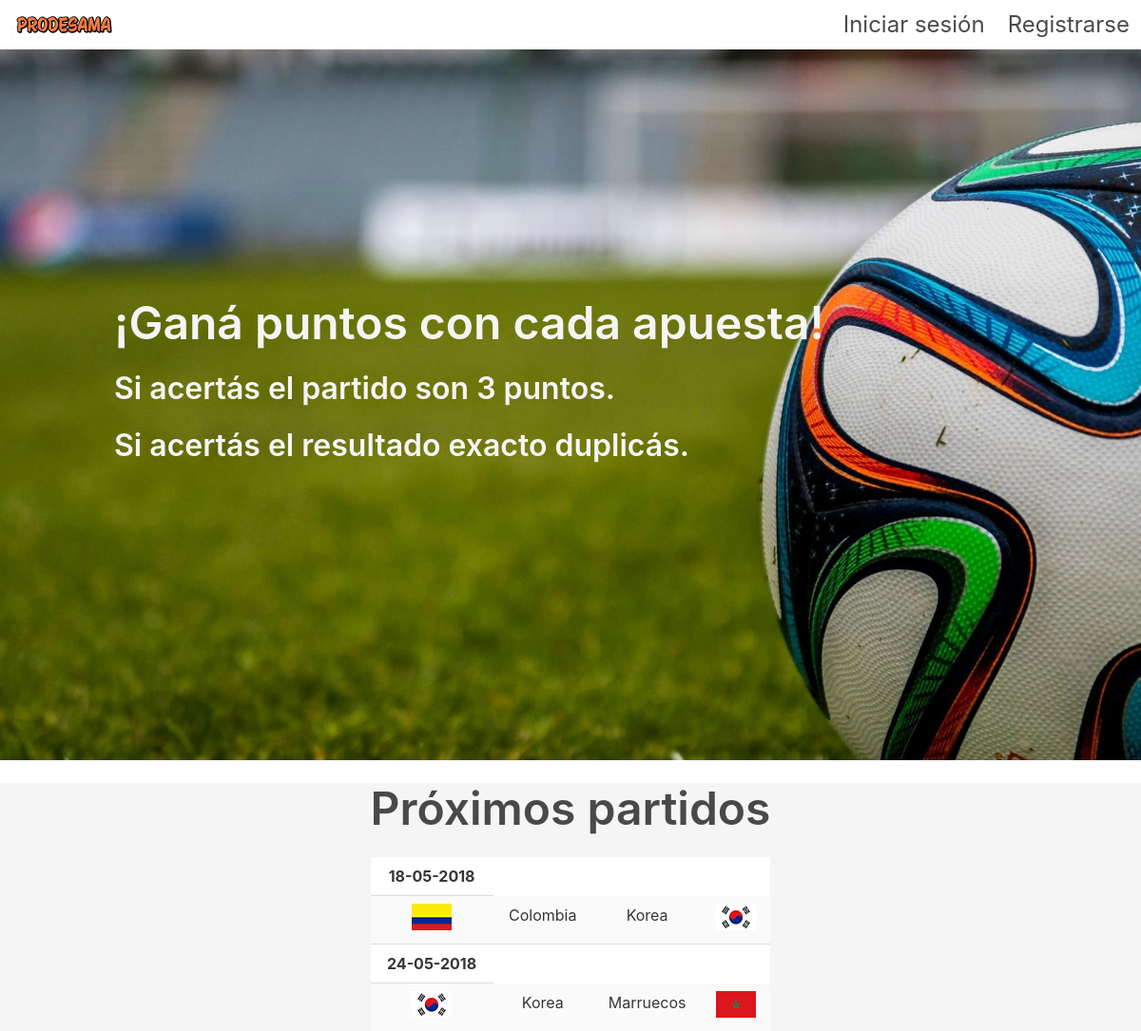
The page / on the database its author committed.
### prode/models.py (models this page shows, shortened)
class Match(models.Model):
    start = models.DateTimeField()
    end = models.DateTimeField()
    team1 = models.ForeignKey(Team, on_delete=models.CASCADE, related_name='+')
    team2 = models.ForeignKey(Team, on_delete=models.CASCADE, related_name='+')
    team1_score = models.PositiveIntegerField(default=0)
    team2_score = models.PositiveIntegerField(default=0)

class Team(models.Model):
    name = models.CharField(max_length=50)
    flag = models.ImageField()

### prode/views.py (the view)
# urls.py: path('', views.MatchView.as_view(), name='index'),
class MatchView(generic.ListView):
    template_name = 'prode/index.html'
    context_object_name = 'match_list'
    def get_queryset(self):
        return Match.objects.all()

### prode/templates/prode/index.html
{% extends "prode/base.html" %}
{% load static %}
{% block body_block %}
<section id="sectionIntro" class="hero is-fullheight" style="background-size: 100%; background: url({% static 'prode/images/pelota.jpg' %})no-repeat center;">
    <div class="hero-body">
        <div class="container" >
        <h1 class="title is-1 has-text-light">¡Ganá puntos con cada apuesta!</h1>
        <h3 class="title is-3 has-text-light">Si acertás el partido son 3 puntos.</h2>
        <h3 class="title is-3 has-text-light">Si acertás el resultado exacto duplicás.</h2>
        </div>
    </div>
</section>
<br>
<section class="hero is-light is-large">
    <div class="container has-text-centered">
        <h1 class="title is-1">Próximos partidos</h1>
        <table class="table is-striped is-fullwidth">
            {% for match in match_list %}
                <tr>
                    <th>{{ match.start|date:'d-m-Y' }}</th>
                </tr>
                <tr>
                    <td><img src="{% static 'prode/images/' %}{{ match.team1.flag }}" alt="Bandera"></td>
                    <td>{{ match.team1.name }}</td>
                    <td>{{ match.team2.name }}</td>
                    <td><img src="{% static 'prode/images/' %}{{ match.team2.flag }}" alt="Bandera"></td>
                </tr>
            {% endfor %}
        </table>
    </div>
</section>
{% endblock %}

### rows shown on the page
Match: start "18-05-2018", team1.flag (picture), team1.name "Colombia", team2.name "Korea", team2.flag (picture)
Match: start "24-05-2018", team1.flag (picture), team1.name "Korea", team2.name "Marruecos", team2.flag (picture)
